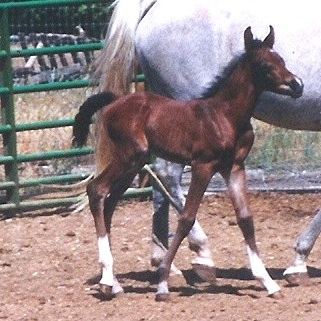
#> input picture Data/Horses/horse1  (12).jpg, 321 x 321 px; its folder holds only this picture in this run
$ jupyter execute --allow-errors 2.ipynb
#> lines starting #> are read from the running program, lines starting #| are printed output that depends on the picture
[cell 1]
import cv2
import numpy as np
from glob import glob
import argparse
import matplotlib as mpl
from matplotlib import pyplot as plt
from sklearn.cluster import KMeans
from sklearn.svm import SVC
from sklearn.preprocessing import StandardScaler
from sklearn.naive_bayes import GaussianNB
from sklearn.neighbors import KNeighborsClassifier
from sklearn.ensemble import AdaBoostClassifier
from sklearn.linear_model import LogisticRegression

[cell 2]
import sys, random, os
import shutil
def splitdata(files, dir1, dir2, ratio):
#> called with dir1 = './Data/Train/Horses/', dir2 = './Data/Test/Horses/', ratio = 0.25
    shuffled_files = files[:]
    random.shuffle(shuffled_files)
    num = round(len(shuffled_files) * ratio)
    print(num)
    to_dir1, to_dir2 = shuffled_files[num:],shuffled_files[:num]
    for file in to_dir1:
        shutil.copy2(file, os.path.join(dir1, os.path.basename(file)))
    for file in to_dir2:
        shutil.copy2(file, os.path.join(dir2, os.path.basename(file)))

[cell 3]
files = glob('./Data/Horses/*')
dir1 = './Data/Train/Horses/'
dir2 = './Data/Test/Horses/'
percentage_test_data = 0.25
splitdata(files,dir1,dir2,percentage_test_data)

[cell 4]
files = glob('./Data/Bikes/*')
dir1 = './Data/Train/Bikes/'
dir2 = './Data/Test/Bikes/'
percentage_test_data = 0.25
splitdata(files,dir1,dir2,percentage_test_data)

[cell 5]
def load_images(images,path,category):
    count = 0
    images[category] = []
    for imagefile in path:
        img = cv2.imread(imagefile, 0)
        images[category].append(img)
        count +=1
    return count

[cell 6]
images = {}
path = glob('./Data/Train/Bikes/*')
category = 'Bikes'
count_bikes = load_images(images,path,category)
print(count_bikes)

[cell 7]
path = glob('./Data/Train/Horses/*')
category = 'Horses'
count_horses = load_images(images,path,category)
#> call 2 of load_images, with category = 'Horses'
#> in load_images (call 2), `img = cv2.imread(imagefile, 0)`:
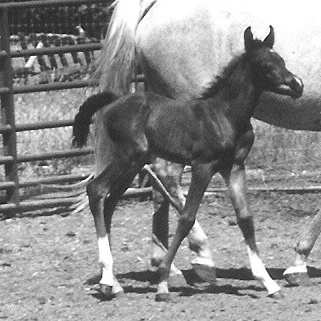
#> img: shape (321, 321); min 7, max 255, mean 141.3
print(count_horses)
total = count_horses+count_bikes
print(total)

[cell 8]
print(images)

[cell 9]
def features(image):
    keypoints, descriptors = cv2.xfeatures2d.SIFT_create().detectAndCompute(image, None)
    return [keypoints, descriptors]

[cell 10]
count = total

[cell 11]
label_count = 0
train_labels = np.array([])
labels_dict = {}
descriptors = []

for category, imgs in images.items():
    labels_dict[str(label_count)] = category
    for img in imgs:
        train_labels = np.append(train_labels, label_count)
        kp, des = features(img)
        descriptors.append(des)

    label_count += 1
#> this loop made 2 passes
#> label_count on pass 2: 2
#> after the loop, descriptors = 1 item; label_count = 2; labels_dict = {'0': 'Bikes', '1': 'Horses'}

[cell 12]
def clustering(n_clusters,descriptors):
    #format
#> called with n_clusters = 100
    l=descriptors
#> l = 1 item
    vStack = np.array(l[0])
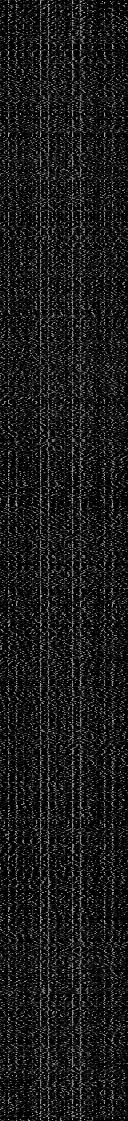
#> vStack: shape (1121, 128) float32; min 0, max 206, mean 26.7
    for remaining in l[1:]:
        vStack = np.vstack((vStack, remaining))
#> this loop made 0 passes
    descriptor_stack = vStack
    print(descriptor_stack)
#> (printed output is left out)
    #clustering
    clusters = KMeans(n_clusters = n_clusters)
    fit = clusters.fit_predict(descriptor_stack)
#> fit = 1121 values, max 99 at index 352, min 0 at index 54, mean 46.21
    return [clusters,fit]

[cell 13]
import time
start = time.time()
n_clusters=100
kms_clusters,kms_fit = clustering(n_clusters,descriptors)
#> kms_fit has the same summary as fit in clustering
end = time.time()
print("time run : " + str(end - start)+" secs")

[cell 14]
def Histogram(count,descriptors,n_clusters,kms_fit):
#> called with count = 1, n_clusters = 100, kms_fit = array of shape (1121,)
    histogram = np.array([np.zeros(n_clusters) for i in range(count)])
    length = 0
    for i in range(count):
        l = len(descriptors[i])
        for j in range(l):
            index = kms_fit[length+j]
            histogram[i][index] += 1
        length += l
#> this loop made 1 pass
#> (l, length) on pass 1: (1121, 1121)
#> after the loop, length = 1121
    return histogram

[cell 15]
histogram = Histogram(count,descriptors,n_clusters,kms_fit)

[cell 16]
print(histogram)
#| [[12.  8. 10. 10. 15. 19.  2. 17.  7. 17.  8.  3. 12. 13.  6. 18.  6. 12.
#|   17. 11. 11. 47. 31. 14. 11. 11.  6. 11.  8. 17. 14.  8.  3.  9.  8. 18.
#|    6. 18. 11. 15. 14. 10. 36.  5.  9. 13. 11. 11. 12.  8.  6.  7. 12. 16.
#|    5. 13.  8. 12.  7. 14.  9.  7. 15.  7. 19.  5. 10. 13. 14. 12.  7. 13.
#|    6.  6. 22. 13.  5. 16.  4. 10. 11. 10. 12.  7.  6. 17. 10. 10.  9.  8.
#|    7.  5.  6.  8.  5.  8. 10.  9. 12.  9.]]

[cell 17]
def model():
#     model =  LogisticRegression()
#     model =  KNeighborsClassifier(n_neighbors=100)
#     model =  AdaBoostClassifier(n_estimators=100)
    model=SVC()

    return model

[cell 18]
# /home/rohith/anaconda3/lib/python3.6/site-packages/sklearn/svm/base.py:196: FutureWarning: The default value of gamma will change from 'auto' to 'scale' in version 0.22 to account better for unscaled features. Set gamma explicitly to 'auto' or 'scale' to avoid this warning.
#   "avoid this warning.", FutureWarning)

[cell 19]
scale = StandardScaler().fit(histogram)
histogram = scale.transform(histogram)

[cell 20]
print(histogram)
#| [[0. 0. 0. 0. 0. 0. 0. 0. 0. 0. 0. 0. 0. 0. 0. 0. 0. 0. 0. 0. 0. 0. 0. 0.
#|   0. 0. 0. 0. 0. 0. 0. 0. 0. 0. 0. 0. 0. 0. 0. 0. 0. 0. 0. 0. 0. 0. 0. 0.
#|   0. 0. 0. 0. 0. 0. 0. 0. 0. 0. 0. 0. 0. 0. 0. 0. 0. 0. 0. 0. 0. 0. 0. 0.
#|   0. 0. 0. 0. 0. 0. 0. 0. 0. 0. 0. 0. 0. 0. 0. 0. 0. 0. 0. 0. 0. 0. 0. 0.
#|   0. 0. 0. 0.]]

[cell 21]
print( "labels", train_labels)
model=model()
#> (the rest of this cell did not finish here and is left out)

[cell 22]
test_images = {}
path = glob('./Data/Test/Bikes/*')
category = 'Bikes'
count_bikes = load_images(test_images,path,category)
print(count_bikes)

[cell 23]
path = glob('./Data/Test/Horses/*')
category = 'Horses'
count_horses = load_images(test_images,path,category)
print(count_horses)
test_images_count = count_horses+count_bikes
print(total)

[cell 24]
def recognize_image(test_img,no_clusters,scale,kms,model):
#   extract features for test image
    kp, des = features(test_img)
#   generate vocabulary for test image by kmeans predict
    vocab = np.array( [[ 0 for i in range(no_clusters)]])
#   predict cluster for that descriptor
    test_ret = kms.predict(des)
#   generating histogram
    for item in test_ret:
        vocab[0][item] += 1
#   scale transformation
    vocab = scale.transform(vocab)
#   predicted label
    lb = model.predict(vocab)
    return lb

[cell 25]
def predict(test_images,labels_dict,n_clusters,scale,kms_clusters,model):
#> called with n_clusters = 100
    predictions = []
    for category, imgs in test_images.items():
        for img in imgs:
            cls = recognize_image(img,n_clusters,scale,kms_clusters,model)
            predictions.append(cls)

    return predictions

#> (a cell that did not finish here is left out)

[cell 27]
predicted_labels=[]
#> (the rest of this cell did not finish here and is left out)

[cell 28]
print(predicted_labels)

[cell 29]
test_labels=[]
for i in range(count_bikes):
    test_labels.append([0])
for i in range(count_horses):
    test_labels.append([1])

$ run again, on Data/Horses/horse19.jpg
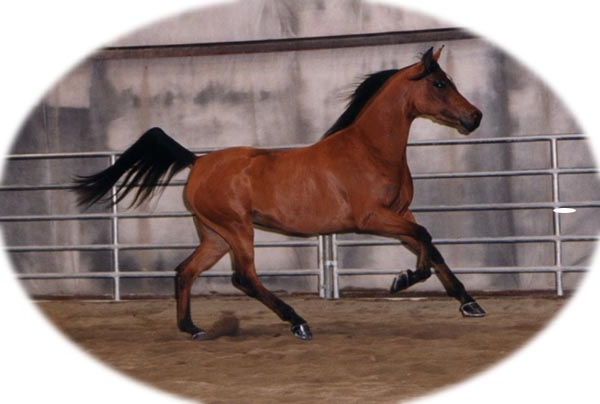
#> input picture Data/Horses/horse19.jpg, 600 x 404 px
#> in load_images (call 2), `img = cv2.imread(imagefile, 0)`:
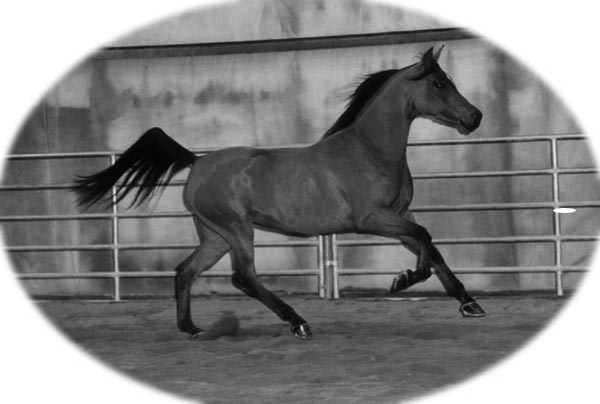
#> img: shape (404, 600); min 0, max 255, mean 129.9
#> the loop `for category, imgs in images.items():` made 2 passes
#> label_count on pass 2: 2
#> after the loop `for category, imgs in images.items():`: descriptors = 1 item; label_count = 2; labels_dict = {'0': 'Bikes', '1': 'Horses'}
#> in clustering, `l=descriptors`: l = 1 item
#> in clustering, `vStack = np.array(l[0])`:
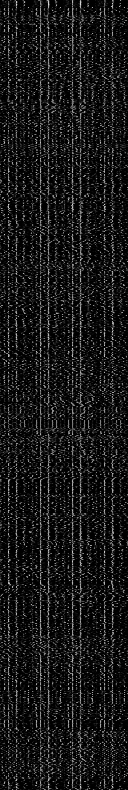
#> vStack: shape (790, 128) float32; min 0, max 215, mean 24
#> (printed output is left out)
#> fit = 790 values, max 99 at index 341, min 0 at index 167, mean 41.96
#> kms_fit has the same summary as fit in clustering
#> the loop in Histogram, `for i in range(count):` made 1 pass
#> (l, length) on pass 1: (790, 790)
#> after the loop in Histogram, `for i in range(count):`: length = 790
#| [[ 3. 34. 10. 27. 16.  3. 12. 11. 39.  5. 10.  2.  7.  2. 17.  7.  6.  8.
#|    7.  9.  4.  9. 14.  2.  9. 21.  4.  2.  4.  6.  7.  4. 12.  9.  5. 10.
#|   10. 19.  4. 16.  6.  4.  9. 16.  2.  4.  4. 10.  7. 10.  8.  4.  7.  6.
#|    8.  9.  6.  3.  5.  4.  5.  9.  3.  3.  4. 18. 10.  4. 15. 12.  4.  3.
#|    3.  8. 12.  5. 10.  4.  6.  6.  6.  6.  6.  3.  3.  8.  4.  5.  5.  2.
#|    6.  5. 18.  1.  2.  3.  7.  8.  5.  5.]]
#| [[0. 0. 0. 0. 0. 0. 0. 0. 0. 0. 0. 0. 0. 0. 0. 0. 0. 0. 0. 0. 0. 0. 0. 0.
#|   0. 0. 0. 0. 0. 0. 0. 0. 0. 0. 0. 0. 0. 0. 0. 0. 0. 0. 0. 0. 0. 0. 0. 0.
#|   0. 0. 0. 0. 0. 0. 0. 0. 0. 0. 0. 0. 0. 0. 0. 0. 0. 0. 0. 0. 0. 0. 0. 0.
#|   0. 0. 0. 0. 0. 0. 0. 0. 0. 0. 0. 0. 0. 0. 0. 0. 0. 0. 0. 0. 0. 0. 0. 0.
#|   0. 0. 0. 0.]]

$ run again, on Data/Horses/horse30.jpg
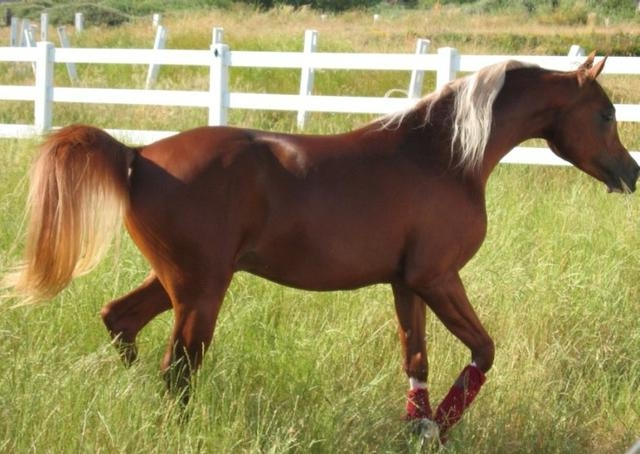
#> input picture Data/Horses/horse30.jpg, 640 x 454 px
#> in load_images (call 2), `img = cv2.imread(imagefile, 0)`:
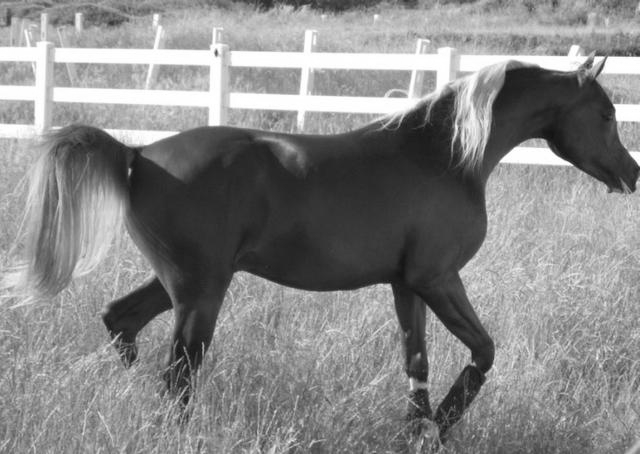
#> img: shape (454, 640); min 17, max 255, mean 134.5
#> the loop `for category, imgs in images.items():` made 2 passes
#> label_count on pass 2: 2
#> after the loop `for category, imgs in images.items():`: descriptors = 1 item; label_count = 2; labels_dict = {'0': 'Bikes', '1': 'Horses'}
#> in clustering, `l=descriptors`: l = 1 item
#> in clustering, `vStack = np.array(l[0])`:
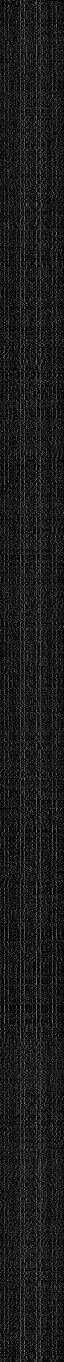
#> vStack: shape (2724, 128) float32 (shown at 1/2 size); min 0, max 227, mean 27.1
#> (printed output is left out)
#> fit = 2724 values, max 99 at index 490, min 0 at index 31, mean 46.97
#> kms_fit has the same summary as fit in clustering
#> the loop in Histogram, `for i in range(count):` made 1 pass
#> (l, length) on pass 1: (2724, 2724)
#> after the loop in Histogram, `for i in range(count):`: length = 2724
#| [[32. 26. 16. 34. 36. 33. 34. 26. 34. 20. 25. 35. 27. 38. 23. 24. 28. 15.
#|   28. 26. 33. 19. 36. 24. 29. 37. 19. 37. 23. 28. 37. 96. 29. 30. 21. 34.
#|   32. 35. 27. 49. 30. 19. 32. 30. 20. 24. 20. 20. 14. 24. 30. 34. 14. 22.
#|   54. 22. 18. 24. 23. 17. 16. 23. 59. 32. 17. 15. 52. 24. 33. 28. 18. 29.
#|   18. 26. 26. 26. 19. 25. 32. 32. 17. 22. 15. 43. 19. 16. 25. 23. 22. 16.
#|   21. 15. 28. 20. 16. 35. 27. 13. 25. 30.]]
#| [[0. 0. 0. 0. 0. 0. 0. 0. 0. 0. 0. 0. 0. 0. 0. 0. 0. 0. 0. 0. 0. 0. 0. 0.
#|   0. 0. 0. 0. 0. 0. 0. 0. 0. 0. 0. 0. 0. 0. 0. 0. 0. 0. 0. 0. 0. 0. 0. 0.
#|   0. 0. 0. 0. 0. 0. 0. 0. 0. 0. 0. 0. 0. 0. 0. 0. 0. 0. 0. 0. 0. 0. 0. 0.
#|   0. 0. 0. 0. 0. 0. 0. 0. 0. 0. 0. 0. 0. 0. 0. 0. 0. 0. 0. 0. 0. 0. 0. 0.
#|   0. 0. 0. 0.]]

$ run again, on Data/Horses/horse12.jpg
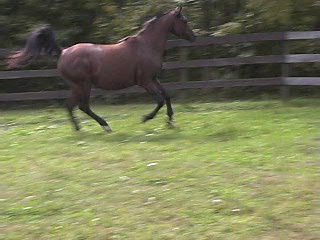
#> input picture Data/Horses/horse12.jpg, 320 x 240 px
#> in load_images (call 2), `img = cv2.imread(imagefile, 0)`:
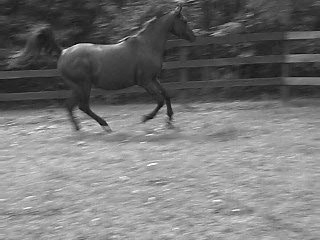
#> img: shape (240, 320); min 4, max 254, mean 117.1
#> the loop `for category, imgs in images.items():` made 2 passes
#> label_count on pass 2: 2
#> after the loop `for category, imgs in images.items():`: descriptors = 1 item; label_count = 2; labels_dict = {'0': 'Bikes', '1': 'Horses'}
#> in clustering, `l=descriptors`: l = 1 item
#> in clustering, `vStack = np.array(l[0])`:
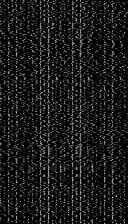
#> vStack: shape (224, 128) float32; min 0, max 230, mean 25.8
#> (printed output is left out)
#> fit = 224 values, max 99 at index 203, min 0 at index 122, mean 42.21
#> kms_fit has the same summary as fit in clustering
#> the loop in Histogram, `for i in range(count):` made 1 pass
#> (l, length) on pass 1: (224, 224)
#> after the loop in Histogram, `for i in range(count):`: length = 224
#| [[2. 5. 7. 4. 4. 6. 1. 2. 3. 2. 1. 3. 2. 1. 4. 2. 2. 7. 3. 3. 1. 1. 1. 1.
#|   3. 2. 3. 4. 1. 9. 2. 2. 1. 2. 1. 1. 1. 4. 7. 4. 1. 2. 3. 2. 1. 2. 4. 1.
#|   2. 1. 4. 5. 3. 2. 1. 3. 2. 1. 1. 2. 1. 1. 1. 2. 3. 1. 1. 1. 2. 1. 2. 3.
#|   2. 1. 5. 2. 1. 3. 1. 1. 6. 1. 1. 1. 1. 1. 2. 3. 1. 2. 1. 1. 1. 1. 3. 1.
#|   1. 1. 1. 1.]]
#| [[0. 0. 0. 0. 0. 0. 0. 0. 0. 0. 0. 0. 0. 0. 0. 0. 0. 0. 0. 0. 0. 0. 0. 0.
#|   0. 0. 0. 0. 0. 0. 0. 0. 0. 0. 0. 0. 0. 0. 0. 0. 0. 0. 0. 0. 0. 0. 0. 0.
#|   0. 0. 0. 0. 0. 0. 0. 0. 0. 0. 0. 0. 0. 0. 0. 0. 0. 0. 0. 0. 0. 0. 0. 0.
#|   0. 0. 0. 0. 0. 0. 0. 0. 0. 0. 0. 0. 0. 0. 0. 0. 0. 0. 0. 0. 0. 0. 0. 0.
#|   0. 0. 0. 0.]]
